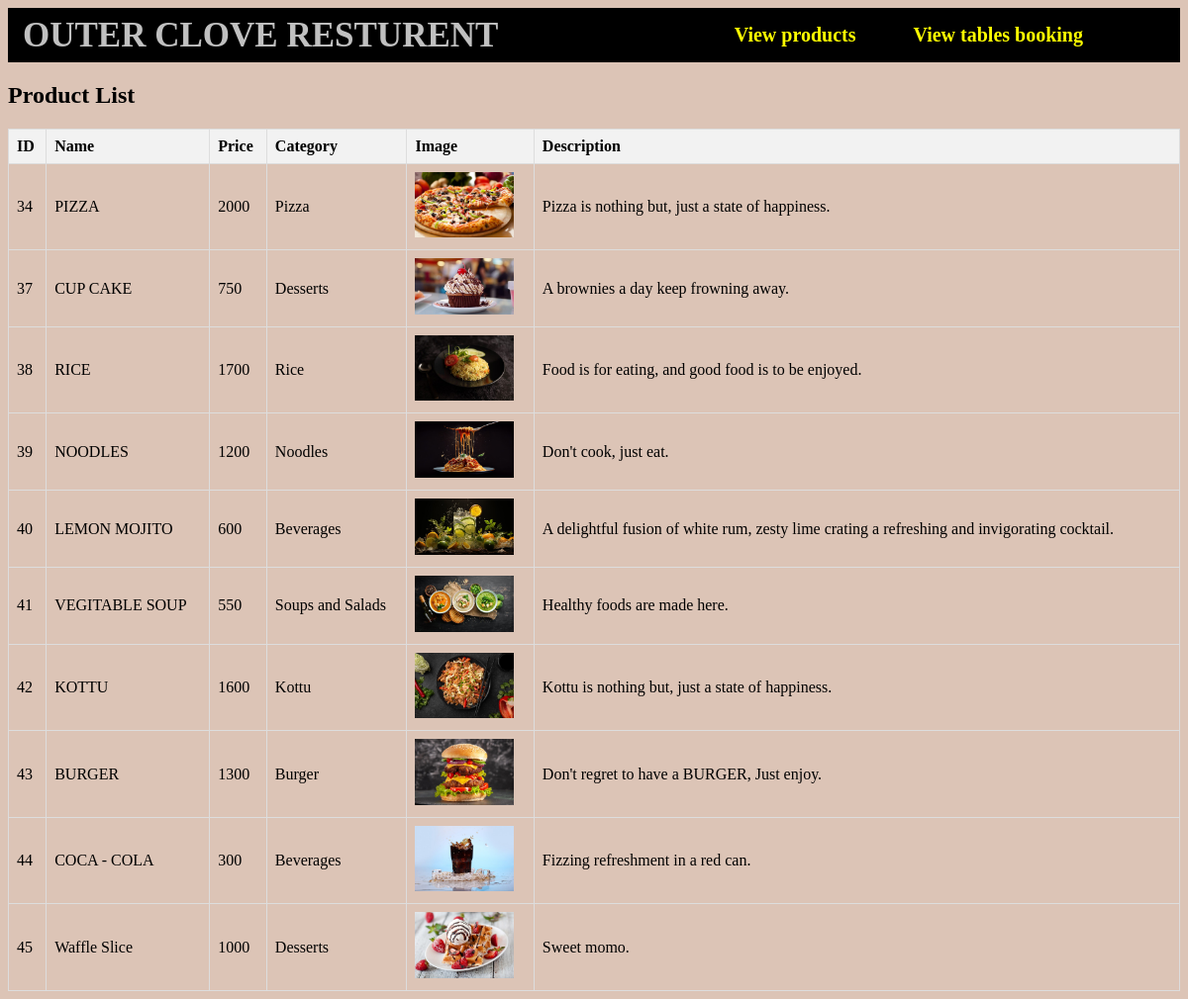
The page /Staff/view_product.php on the database its author committed.
### tables this page shows
CREATE TABLE `product` (
  `Product_id` int(10) NOT NULL,
  `Product_name` varchar(225) NOT NULL,
  `Product_price` int(225) NOT NULL,
  `Product_category` varchar(225) NOT NULL,
  `Product_image` varchar(100) NOT NULL,
  `product_discrition` varchar(225) NOT NULL
);

### Staff/view_product.php (the view, shortened to what this page needs)
<?php
include_once './staff_header.php';
$database = new connection();
try {
    $conn = $database->getConnection();
    $select_sql = "SELECT * FROM product";
    $stmt = $conn->query($select_sql);
    $products = $stmt->fetchAll(PDO::FETCH_ASSOC);
} catch (PDOException $e) {
    echo 'Error: ' . $e->getMessage();
}
?>
<!DOCTYPE html>
<html>
<head>
</head>
<body>
<h2>Product List</h2>
<table>
    <thead>
        <tr>
            <th>ID</th>
            <th>Name</th>
            <th>Price</th>
            <th>Category</th>
            <th>Image</th>
            <th>Description</th>
        </tr>
    </thead>
    <tbody>
        <?php foreach ($products as $product) : ?>
            <tr>
                <td><?php echo $product['Product_id']; ?></td>
                <td><?php echo $product['Product_name']; ?></td>
                <td><?php echo $product['Product_price']; ?></td>
                <td><?php echo $product['Product_category']; ?></td>
                <td>
                    <img src="<?php echo $product['Product_image']; ?>" alt="Product Image" style="max-width: 100px; max-height: 100px;">
                </td>
                <td><?php echo $product['product_discrition']; ?></td>
            </tr>
        <?php endforeach; ?>
    </tbody>
</table>
</body>
</html>

### Styles/adminnav.css (style rules this page uses)
* { text-decoration:none; }

### Staff/view_product.php (style rules this page uses)
body { background-color: rgb(220, 196, 182); }
table { border-collapse: collapse; width: 100%; }
th, td { border: 1px solid #dddddd; text-align: left; padding: 8px; }
th { background-color: #f2f2f2; }

### rows shown on the page
product: Product_id "34", Product_name "PIZZA", Product_price "2000", Product_category "Pizza", Product_image (picture), product_discrition "Pizza is nothing but, just a state of happiness."
product: Product_id "37", Product_name "CUP CAKE", Product_price "750", Product_category "Desserts", Product_image (picture), product_discrition "A brownies a day keep frowning away."
product: Product_id "38", Product_name "RICE", Product_price "1700", Product_category "Rice", Product_image (picture), product_discrition "Food is for eating, and good food is to be enjoyed."
product: Product_id "39", Product_name "NOODLES", Product_price "1200", Product_category "Noodles", Product_image (picture), product_discrition "Don't cook, just eat."
product: Product_id "40", Product_name "LEMON MOJITO", Product_price "600", Product_category "Beverages", Product_image (picture), product_discrition "A delightful fusion of white rum, zesty lime crating a refreshing and invigorating cocktail."
product: Product_id "41", Product_name "VEGITABLE SOUP", Product_price "550", Product_category "Soups and Salads", Product_image (picture), product_discrition "Healthy foods are made here."
product: Product_id "42", Product_name "KOTTU", Product_price "1600", Product_category "Kottu", Product_image (picture), product_discrition "Kottu is nothing but, just a state of happiness."
product: Product_id "43", Product_name "BURGER", Product_price "1300", Product_category "Burger", Product_image (picture), product_discrition "Don't regret to have a BURGER, Just enjoy."
product: Product_id "44", Product_name "COCA - COLA", Product_price "300", Product_category "Beverages", Product_image (picture), product_discrition "Fizzing refreshment in a red can."
product: Product_id "45", Product_name "Waffle Slice", Product_price "1000", Product_category "Desserts", Product_image (picture), product_discrition "Sweet momo."
